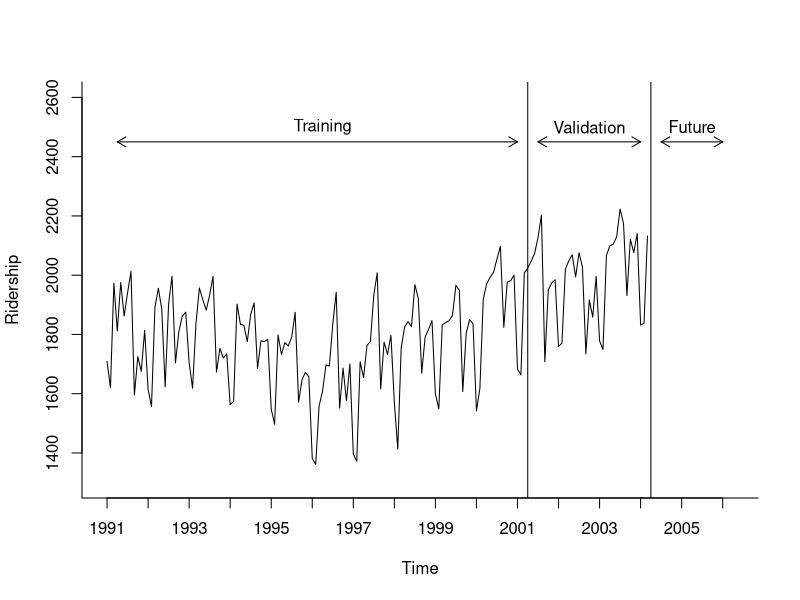
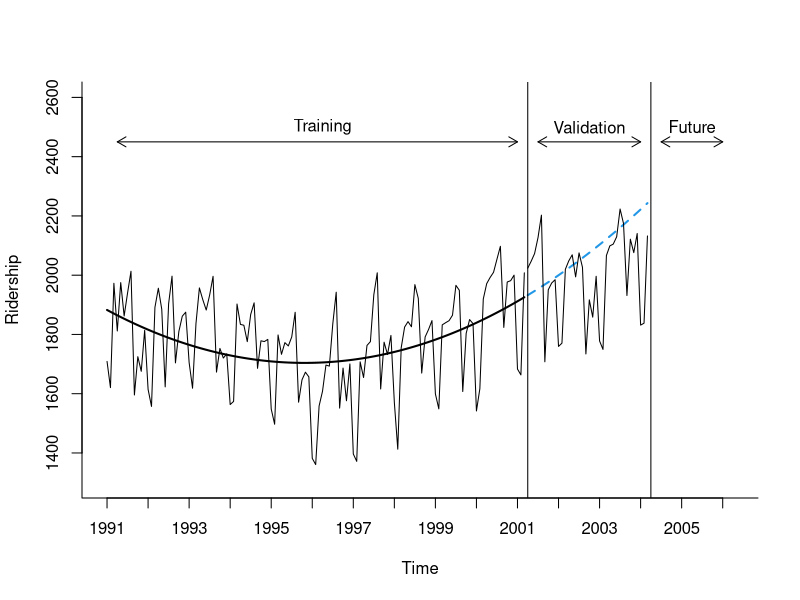
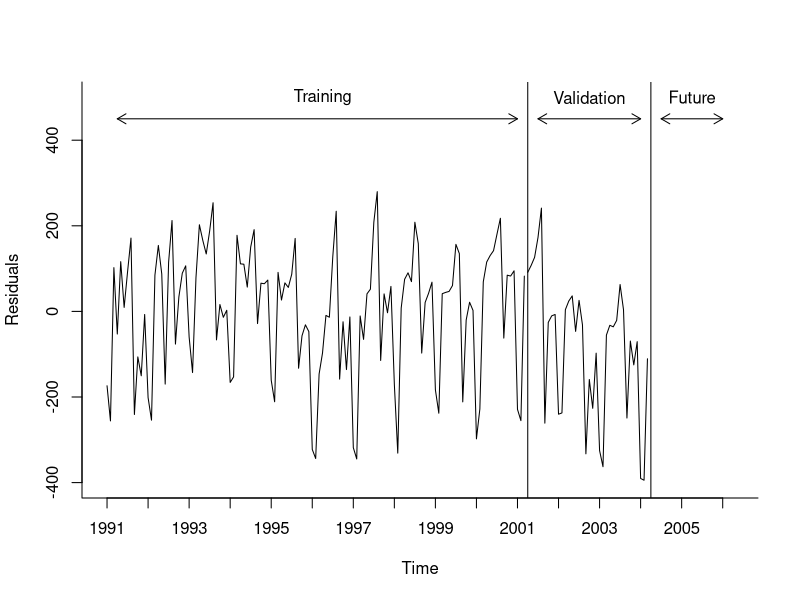
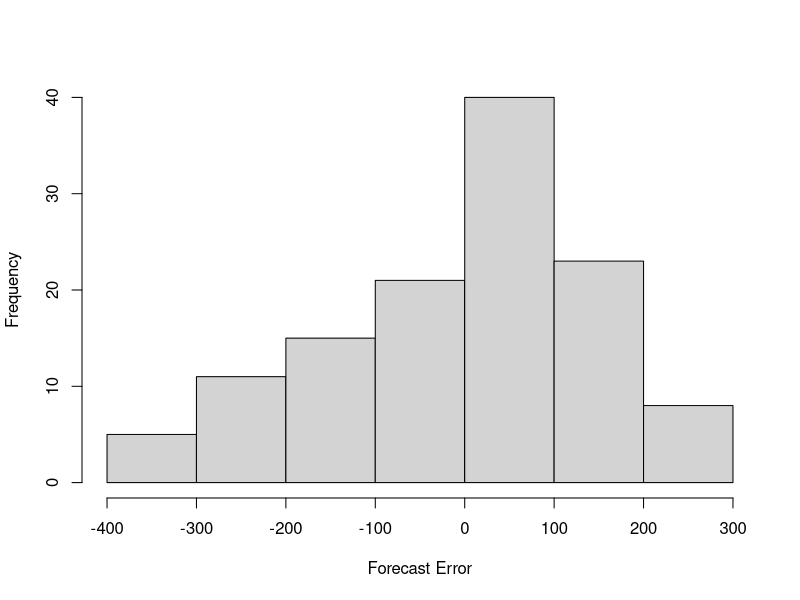
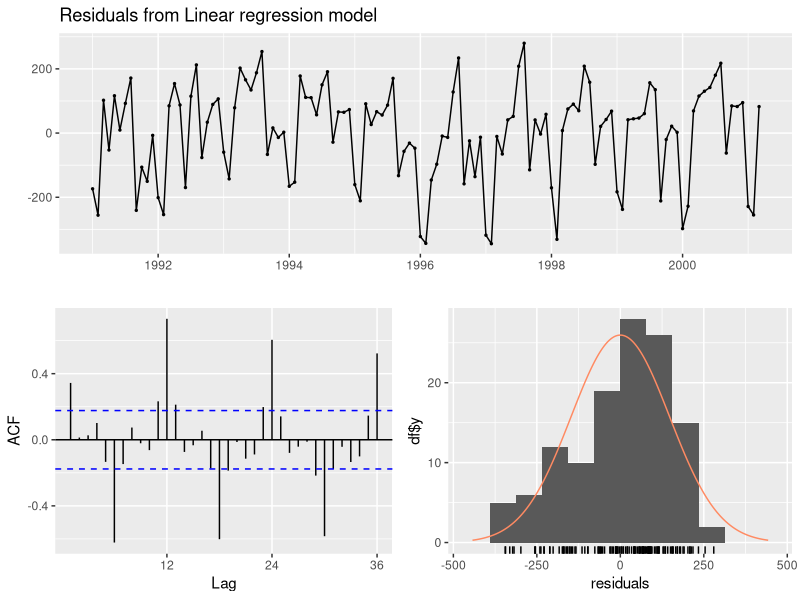

Write the R code that produced these figures, in order.
library(forecast)

setwd("C:/Users/halan/Desktop/FPU2025Spring/Time Series")

Amtrak <- read.csv("Amtrak.csv") #change to your filepath

# create ts object
ridership.ts <- ts(Amtrak$Ridership, start = c(1991, 1), end = c(2004, 3), freq = 12)

# Figure 3-1
plot(ridership.ts, ylim = c(1300, 2600),  ylab = "Ridership", xlab = "Time", bty = "l", xaxt = "n", xlim = c(1991,2006.25))
axis(1, at = seq(1991, 2006, 1), labels = format(seq(1991, 2006, 1), digits = 2))
lines(c(2004.25 - 3 , 2004.25 - 3), c(0, 3500))
lines(c(2004.25, 2004.25), c(0, 3500))
text(1996.25, 2500, "Training")
text(2002.75, 2500, "Validation")
text(2005.25, 2500, "Future")
arrows(2004 - 3,2450,1991.25,2450,code=3,length=0.1,lwd=1,angle=30)
arrows(2004.5 - 3,2450,2004,2450,code=3,length=0.1,lwd=1,angle=30)
arrows(2004.5,2450,2006,2450,code=3,length=0.1,lwd=1,angle=30)

# create training and validation partition objects (note note process here)
nValid <- 36
nTrain <- length(ridership.ts) - nValid
train.ts <- window(ridership.ts, start = c(1991, 1), end = c(1991, nTrain))
valid.ts <- window(ridership.ts, start = c(1991, nTrain + 1), end = c(1991, nTrain + nValid))

# fit quadratic trend model to training data
ridership.lm <-  tslm(train.ts ~ trend + I(trend^2))

# forecast validation period from trained model
ridership.lm.pred <- forecast(ridership.lm, h = nValid, level = 0)

# plot forecasts and original data (figure 3-2)
plot(ridership.lm.pred, ylim = c(1300, 2600),  ylab = "Ridership", xlab = "Time", bty = "l", xaxt = "n", xlim = c(1991,2006.25), main = "", flty = 2)
axis(1, at = seq(1991, 2006, 1), labels = format(seq(1991, 2006, 1))) 
lines(ridership.lm$fitted, lwd = 2)
lines(valid.ts)
lines(c(2004.25 - 3, 2004.25 - 3), c(0, 3500)) 
lines(c(2004.25, 2004.25), c(0, 3500))
text(1996.25, 2500, "Training")
text(2002.75, 2500, "Validation")
text(2005.25, 2500, "Future")
arrows(2004 - 3, 2450, 1991.25, 2450, code = 3, length = 0.1, lwd = 1,angle = 30)
arrows(2004.5 - 3, 2450, 2004, 2450, code = 3, length = 0.1, lwd = 1,angle = 30)
arrows(2004.5, 2450, 2006, 2450, code = 3, length = 0.1, lwd = 1, angle = 30)

# plot forecast errors/residuals (Figure 3-3)
plot(ridership.lm.pred$residuals, ylim = c(-400, 500),  ylab = "Residuals", xlab = "Time", bty = "l", xaxt = "n", xlim = c(1991,2006.25), main = "")
axis(1, at = seq(1991, 2006, 1), labels = format(seq(1991, 2006, 1)))
lines(valid.ts - ridership.lm.pred$mean, lwd = 1)
lines(c(2004.25 - 3, 2004.25 - 3), c(-500, 3500))
lines(c(2004.25, 2004.25), c(-500, 3500))
text(1996.25, 500, "Training")
text(2002.75, 500, "Validation")
text(2005.25, 500, "Future")
arrows(2004 - 3, 450, 1991.25, 450, code = 3, length = 0.1, lwd = 1,angle = 30)
arrows(2004.5 - 3, 450, 2004, 450, code = 3, length = 0.1, lwd = 1,angle = 30)
arrows(2004.5, 450, 2006, 450, code = 3, length = 0.1, lwd = 1, angle = 30)

# plot histogram of residuals/forecast errors (Figure 3-4)
hist(ridership.lm.pred$residuals,  ylab = "Frequency", xlab = "Forecast Error", bty = "l", main = "")

# use the 'checkresiduals' function from the forecast package
checkresiduals(ridership.lm)
